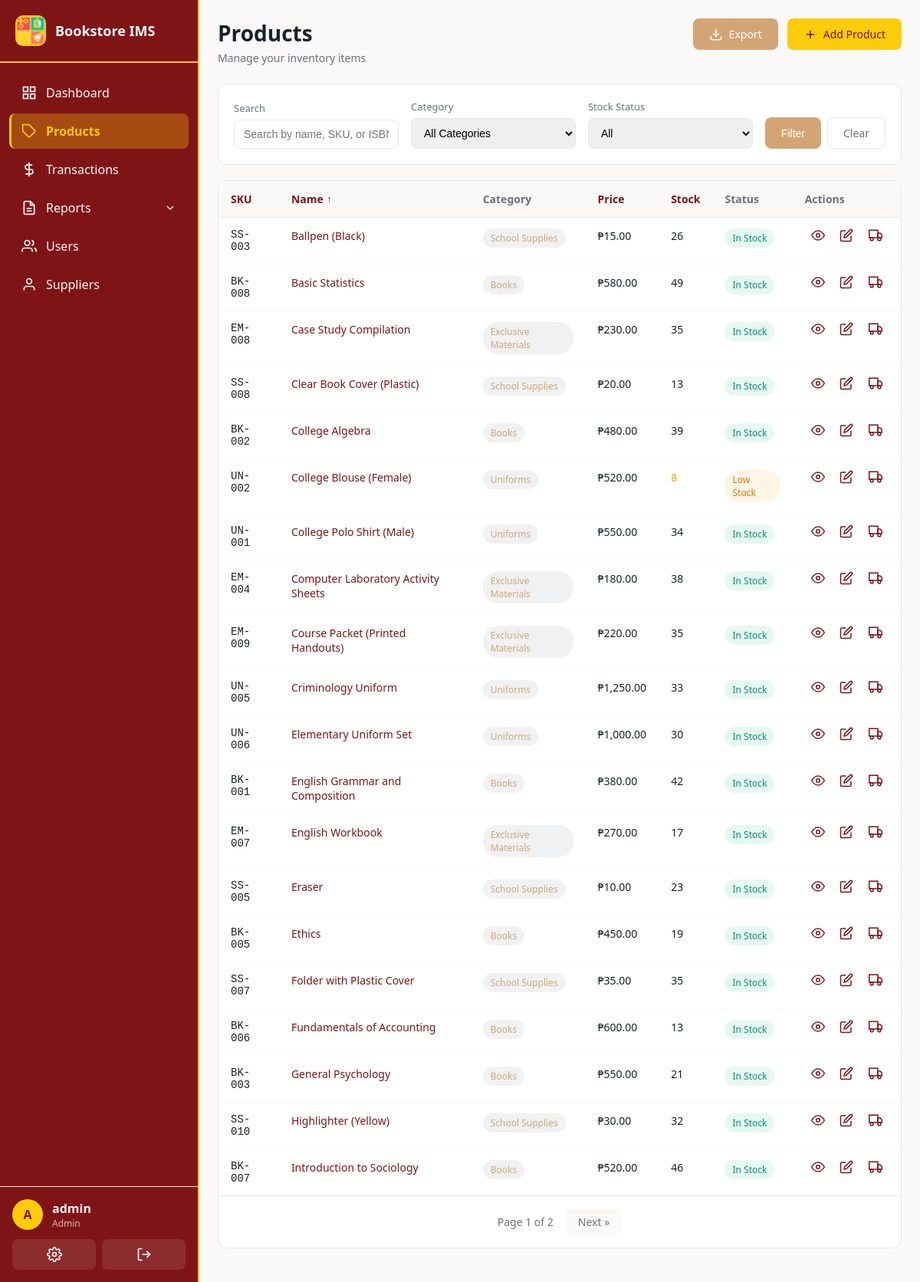
/products/ (signed in), run on an earlier commit of the app's database.
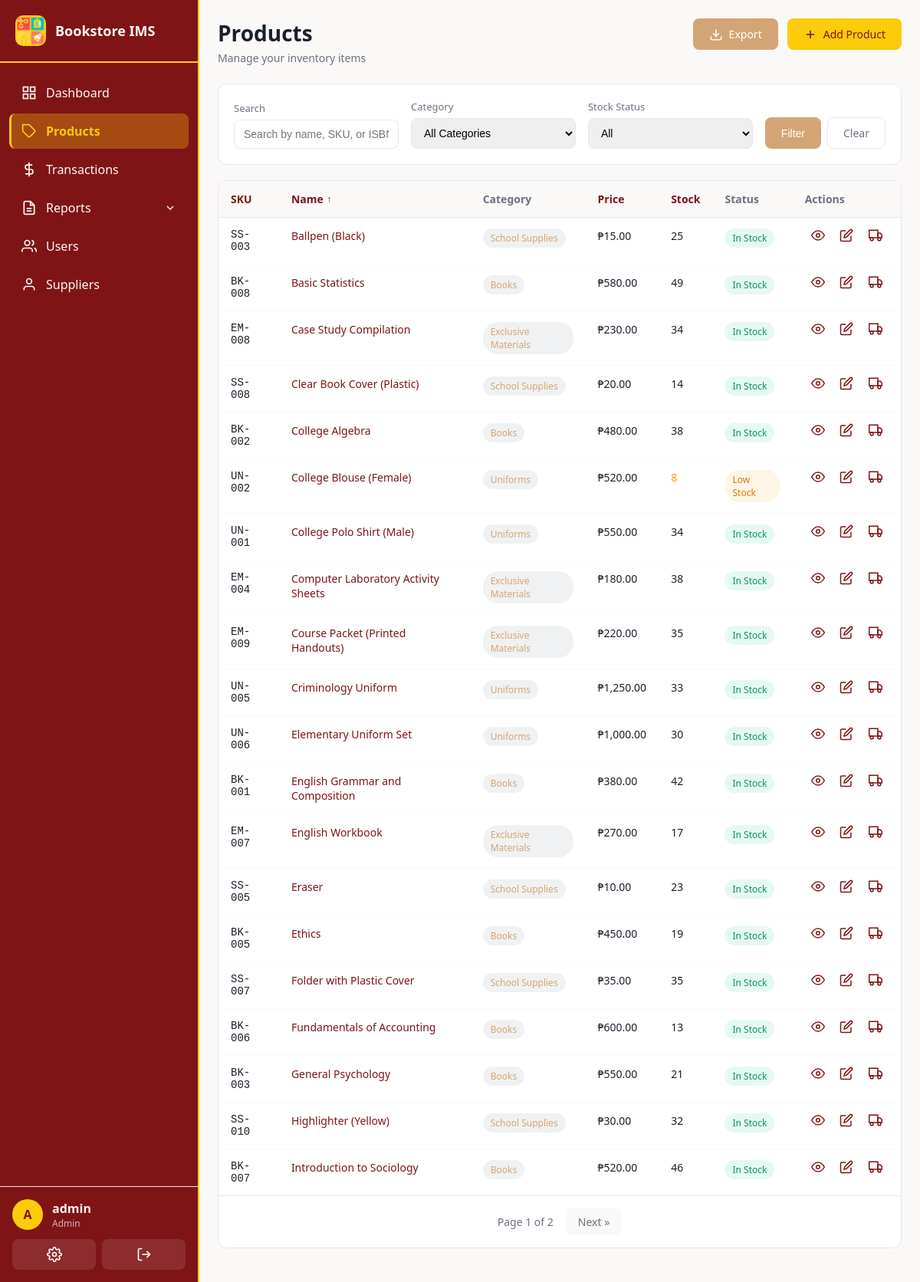
And on a later commit of the database.
### app/models.py (models this page shows, shortened)
class Product(db.Model):
    __tablename__ = 'products'
    id = db.Column(db.Integer, primary_key=True)
    sku = db.Column(db.String(50), unique=True, nullable=False, index=True)  # Stock Keeping Unit
    name = db.Column(db.String(200), nullable=False)
    description = db.Column(db.Text)
    category_id = db.Column(db.Integer, db.ForeignKey('categories.id'), nullable=False)
    cost_price = db.Column(db.Float, nullable=False, default=0.0)  # Purchase cost
    selling_price = db.Column(db.Float, nullable=False, default=0.0)
    quantity = db.Column(db.Integer, nullable=False, default=0)
    reorder_level = db.Column(db.Integer, nullable=False, default=10)  # Low stock threshold
    isbn = db.Column(db.String(20))
    author = db.Column(db.String(200))
    publisher = db.Column(db.String(200))
    is_active = db.Column(db.Boolean, default=True)
    created_at = db.Column(db.DateTime, default=utc_now)
    updated_at = db.Column(db.DateTime, default=utc_now, onupdate=utc_now)
    stock_movements = db.relationship('StockMovement', backref='product', lazy='dynamic')
    transaction_items = db.relationship('TransactionItem', backref='product', lazy='dynamic')
    @property
    def is_low_stock(self):
        return self.quantity <= self.reorder_level

class Category(db.Model):
    __tablename__ = 'categories'
    id = db.Column(db.Integer, primary_key=True)
    name = db.Column(db.String(100), unique=True, nullable=False)
    description = db.Column(db.String(255))
    created_at = db.Column(db.DateTime, default=utc_now)
    products = db.relationship('Product', backref='category', lazy='dynamic')

### app/routes/products.py (the view, shortened to what this page needs)
@products_bp.route('/')
@login_required
def list_products():
    page = request.args.get('page', 1, type=int)
    per_page = 20
    category_id = request.args.get('category', type=int)
    search = request.args.get('search', '').strip()
    stock_filter = request.args.get('stock')  # 'low', 'out', 'all'
    sort_by = request.args.get('sort', 'name')  # Default sort by name
    sort_order = request.args.get('order', 'asc')  # Default ascending
    query = Product.query.filter_by(is_active=True)
    if category_id:
        query = query.filter_by(category_id=category_id)
    if stock_filter == 'low':
        query = query.filter(Product.quantity <= Product.reorder_level, Product.quantity > 0)
    elif stock_filter == 'out':
        query = query.filter(Product.quantity == 0)
    if sort_order == 'desc':
        if sort_by == 'sku':
            query = query.order_by(Product.sku.desc())
        elif sort_by == 'price':
            query = query.order_by(Product.selling_price.desc())
        elif sort_by == 'stock':
            query = query.order_by(Product.quantity.desc())
        else:  # name
            query = query.order_by(Product.name.desc())
    else:  # asc
        if sort_by == 'sku':
            query = query.order_by(Product.sku.asc())
        elif sort_by == 'price':
            query = query.order_by(Product.selling_price.asc())
        elif sort_by == 'stock':
            query = query.order_by(Product.quantity.asc())
        else:  # name
            query = query.order_by(Product.name.asc())
    products = query.paginate(page=page, per_page=per_page, error_out=False)
    categories = Category.query.all()
    return render_template('products/list.html',
        products=products,
        categories=categories,
        current_category=category_id,
        search=search,
        stock_filter=stock_filter,
        sort_by=sort_by,
        sort_order=sort_order
    )

### app/__init__.py (called while the page is built)
@login_manager.user_loader
def load_user(user_id):
    return db.session.get(User, int(user_id))

### app/models.py (called while the page is built)
    def is_admin(self):
        return self.role == Role.ADMIN

### app/templates/products/list.html (shortened to what the changed rows need)
{% extends "base.html" %}
{% block content %}
<div class="page-header">
  <div class="page-header-left">
    <h1>Products</h1>
  </div>
</div>
<div class="table-card">
  {% if products.items %}
  <table class="data-table priority-table">
    <thead>
      <tr>
        <th class="priority-col-1">
          <a href="{{ url_for('products.list_products', category=current_category, search=search, stock=stock_filter, sort='sku', order='asc' if sort_by == 'sku' and sort_order == 'desc' else 'desc' if sort_by == 'sku' else 'asc') }}" class="sort-header {% if sort_by == 'sku' %}active{% endif %}">
            SKU
          </a>
        </th>
        <th class="priority-col-1">
          <a href="{{ url_for('products.list_products', category=current_category, search=search, stock=stock_filter, sort='name', order='asc' if sort_by == 'name' and sort_order == 'desc' else 'desc' if sort_by == 'name' else 'asc') }}" class="sort-header {% if sort_by == 'name' %}active{% endif %}">
            Name
            {% if sort_by == 'name' %}<span class="sort-indicator">{{ '↑' if sort_order == 'asc' else '↓' }}</span>{% endif %}
          </a>
        </th>
        <th class="priority-col-2">Category</th>
        <th class="priority-col-1">
          <a href="{{ url_for('products.list_products', category=current_category, search=search, stock=stock_filter, sort='price', order='asc' if sort_by == 'price' and sort_order == 'desc' else 'desc' if sort_by == 'price' else 'asc') }}" class="sort-header {% if sort_by == 'price' %}active{% endif %}">
            Price
          </a>
        </th>
        <th class="priority-col-1">
          <a href="{{ url_for('products.list_products', category=current_category, search=search, stock=stock_filter, sort='stock', order='asc' if sort_by == 'stock' and sort_order == 'desc' else 'desc' if sort_by == 'stock' else 'asc') }}" class="sort-header {% if sort_by == 'stock' %}active{% endif %}">
            Stock
          </a>
        </th>
        <th class="priority-col-3">Status</th>
        <th class="priority-col-3">Actions</th>
      </tr>
    </thead>
    <tbody>
      {% for product in products.items %}
      <tr>
        <td class="sku-cell priority-col-1">{{ product.sku }}</td>
        <td class="priority-col-1">
          <a href="{{ url_for('products.view_product', id=product.id) }}" class="product-name">
            {{ product.name }}
          </a>
        </td>
        <td class="priority-col-2">
          <span class="badge badge-category">{{ product.category.name }}</span>
        </td>
        <td class="priority-col-1">₱{{ "{:,.2f}".format(product.selling_price) }}</td>
        <td class="stock-cell priority-col-1 {% if product.quantity == 0 %}text-danger{% elif product.is_low_stock %}text-warning{% endif %}">
          {{ product.quantity }}
        </td>
        <td class="priority-col-3">
          {% if product.quantity == 0 %}
          <span class="badge badge-danger">Out of Stock</span>
          {% elif product.is_low_stock %}
          <span class="badge badge-warning">Low Stock</span>
          {% else %}
          <span class="badge badge-success">In Stock</span>
          {% endif %}
        </td>
        <td class="actions-cell priority-col-3">
          <a href="{{ url_for('products.view_product', id=product.id) }}" class="btn-icon" title="View">
            <svg viewBox="0 0 24 24" fill="none" stroke="currentColor" stroke-width="2">
              <path d="M1 12s4-8 11-8 11 8 11 8-4 8-11 8-11-8-11-8z"></path>
              <circle cx="12" cy="12" r="3"></circle>
            </svg>
          </a>
          <a href="{{ url_for('products.edit_product', id=product.id) }}" class="btn-icon" title="Edit">
            <svg viewBox="0 0 24 24" fill="none" stroke="currentColor" stroke-width="2">
              <path d="M11 4H4a2 2 0 0 0-2 2v14a2 2 0 0 0 2 2h14a2 2 0 0 0 2-2v-7"></path>
              <path d="M18.5 2.5a2.121 2.121 0 0 1 3 3L12 15l-4 1 1-4 9.5-9.5z"></path>
            </svg>
          </a>
          <a href="{{ url_for('products.adjust_stock', id=product.id) }}" class="btn-icon" title="Adjust Stock">
            <svg viewBox="0 0 24 24" fill="none" stroke="currentColor" stroke-width="2">
              <rect x="1" y="3" width="15" height="13"></rect>
              <polygon points="16 8 20 8 23 11 23 16 16 16 16 8"></polygon>
              <circle cx="5.5" cy="18.5" r="2.5"></circle>
              <circle cx="18.5" cy="18.5" r="2.5"></circle>
            </svg>
          </a>
        </td>
      </tr>
      {% endfor %}
    </tbody>
  </table>
  {% endif %}
</div>
{% endblock %}

What changed in the data, as far as the page shows it:
changed Product "SS-003": quantity "26" → "25"
changed Product "EM-008": quantity "35" → "34"
changed Product "SS-008": quantity "13" → "14"
changed Product "BK-002": quantity "39" → "38"
